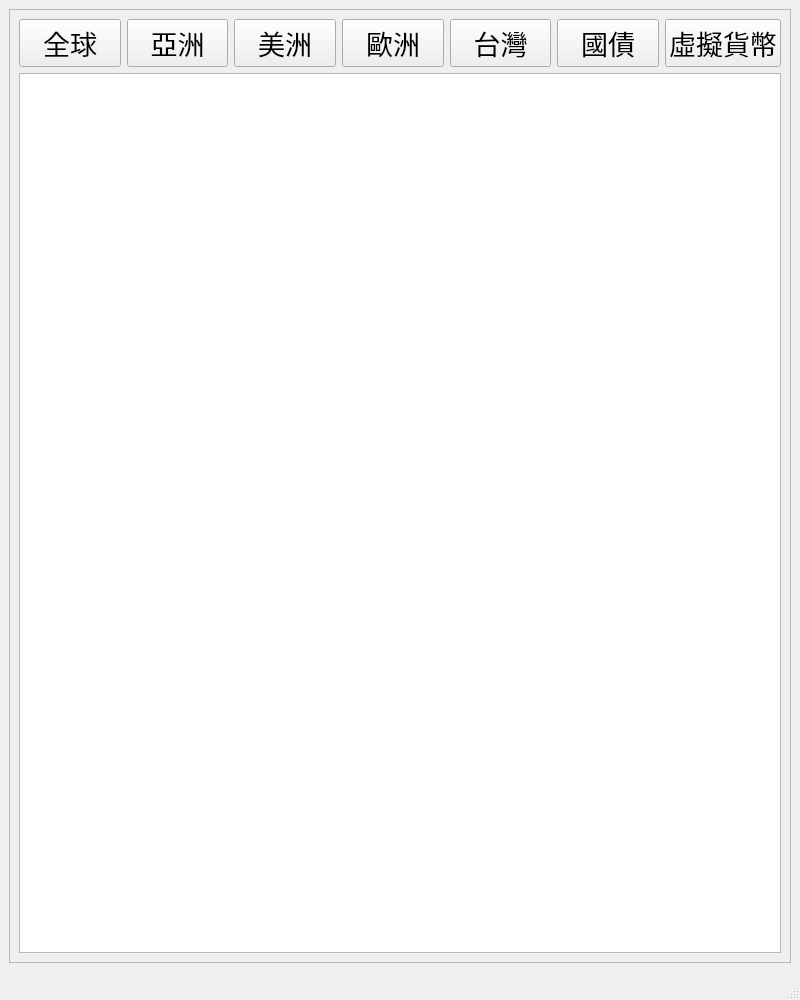
<?xml version="1.0" encoding="UTF-8"?>
<ui version="4.0">
 <class>MainWindow</class>
 <widget class="QMainWindow" name="MainWindow">
  <property name="geometry">
   <rect>
    <x>0</x>
    <y>0</y>
    <width>800</width>
    <height>1000</height>
   </rect>
  </property>
  <property name="sizePolicy">
   <sizepolicy hsizetype="Fixed" vsizetype="Fixed">
    <horstretch>0</horstretch>
    <verstretch>0</verstretch>
   </sizepolicy>
  </property>
  <property name="minimumSize">
   <size>
    <width>800</width>
    <height>500</height>
   </size>
  </property>
  <property name="maximumSize">
   <size>
    <width>800</width>
    <height>1000</height>
   </size>
  </property>
  <property name="font">
   <font>
    <family>微軟正黑體</family>
    <pointsize>12</pointsize>
   </font>
  </property>
  <property name="windowTitle">
   <string>MainWindow</string>
  </property>
  <property name="autoFillBackground">
   <bool>true</bool>
  </property>
  <widget class="QWidget" name="centralwidget">
   <property name="enabled">
    <bool>true</bool>
   </property>
   <layout class="QVBoxLayout" name="verticalLayout_2">
    <item>
     <widget class="QScrollArea" name="scrollArea">
      <property name="autoFillBackground">
       <bool>true</bool>
      </property>
      <property name="widgetResizable">
       <bool>true</bool>
      </property>
      <widget class="QWidget" name="scrollAreaWidgetContents">
       <property name="geometry">
        <rect>
         <x>0</x>
         <y>0</y>
         <width>780</width>
         <height>960</height>
        </rect>
       </property>
       <layout class="QVBoxLayout" name="verticalLayout">
        <item>
         <layout class="QHBoxLayout" name="horizontalLayout">
          <item>
           <widget class="QPushButton" name="Global_Button">
            <property name="font">
             <font>
              <family>微軟正黑體</family>
              <pointsize>20</pointsize>
             </font>
            </property>
            <property name="text">
             <string>全球</string>
            </property>
           </widget>
          </item>
          <item>
           <widget class="QPushButton" name="Asia_Button">
            <property name="font">
             <font>
              <family>微軟正黑體</family>
              <pointsize>20</pointsize>
             </font>
            </property>
            <property name="text">
             <string>亞洲</string>
            </property>
           </widget>
          </item>
          <item>
           <widget class="QPushButton" name="America_Button">
            <property name="font">
             <font>
              <family>微軟正黑體</family>
              <pointsize>20</pointsize>
             </font>
            </property>
            <property name="text">
             <string>美洲</string>
            </property>
           </widget>
          </item>
          <item>
           <widget class="QPushButton" name="Europe_Button">
            <property name="font">
             <font>
              <family>微軟正黑體</family>
              <pointsize>20</pointsize>
             </font>
            </property>
            <property name="text">
             <string>歐洲</string>
            </property>
           </widget>
          </item>
          <item>
           <widget class="QPushButton" name="Taiwan_Button">
            <property name="enabled">
             <bool>true</bool>
            </property>
            <property name="font">
             <font>
              <family>微軟正黑體</family>
              <pointsize>20</pointsize>
             </font>
            </property>
            <property name="text">
             <string>台灣</string>
            </property>
           </widget>
          </item>
          <item>
           <widget class="QPushButton" name="National_debt_Button">
            <property name="font">
             <font>
              <family>微軟正黑體</family>
              <pointsize>20</pointsize>
              <weight>50</weight>
              <bold>false</bold>
             </font>
            </property>
            <property name="text">
             <string>國債</string>
            </property>
           </widget>
          </item>
          <item>
           <widget class="QPushButton" name="Virtual_currency_Button">
            <property name="font">
             <font>
              <pointsize>20</pointsize>
             </font>
            </property>
            <property name="text">
             <string>虛擬貨幣</string>
            </property>
           </widget>
          </item>
         </layout>
        </item>
        <item>
         <layout class="QHBoxLayout" name="horizontalLayout_2">
          <item>
           <widget class="QListWidget" name="listWidget">
            <property name="autoScroll">
             <bool>false</bool>
            </property>
           </widget>
          </item>
         </layout>
        </item>
       </layout>
      </widget>
     </widget>
    </item>
   </layout>
  </widget>
  <widget class="QStatusBar" name="statusbar"/>
 </widget>
 <resources/>
 <connections/>
</ui>
